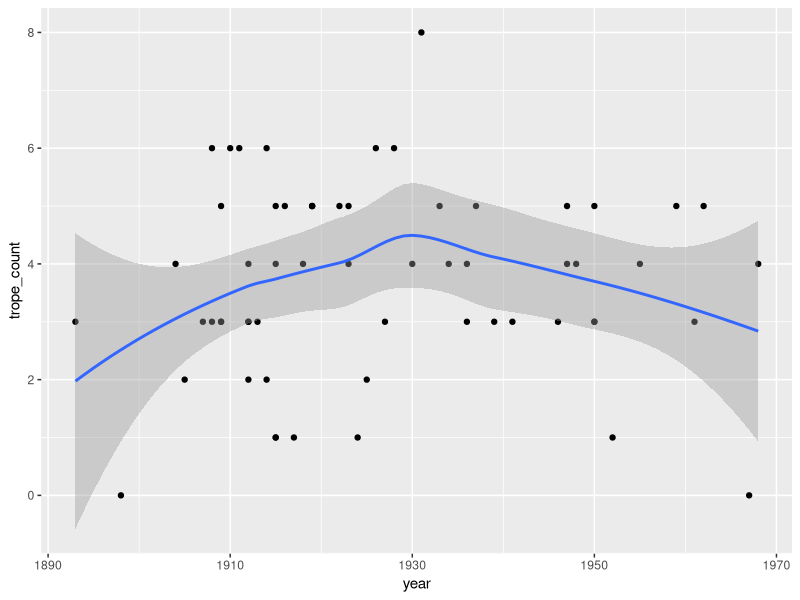
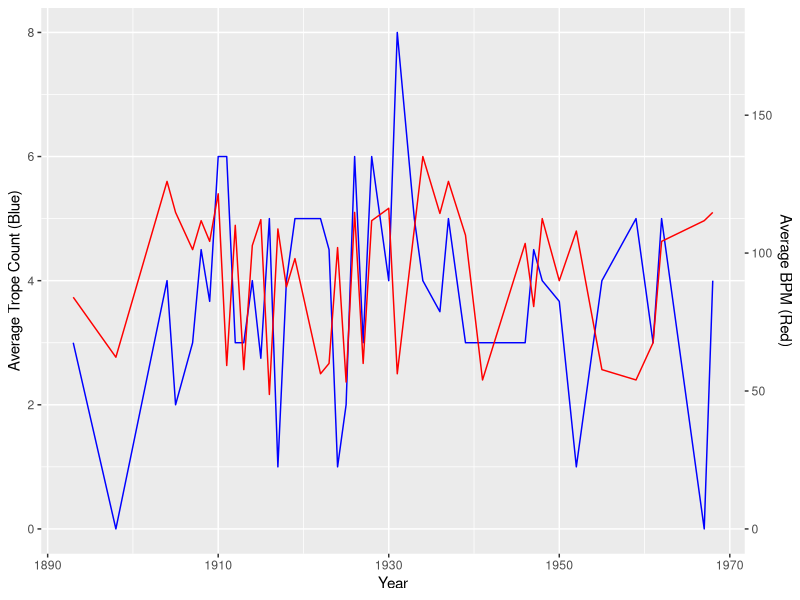
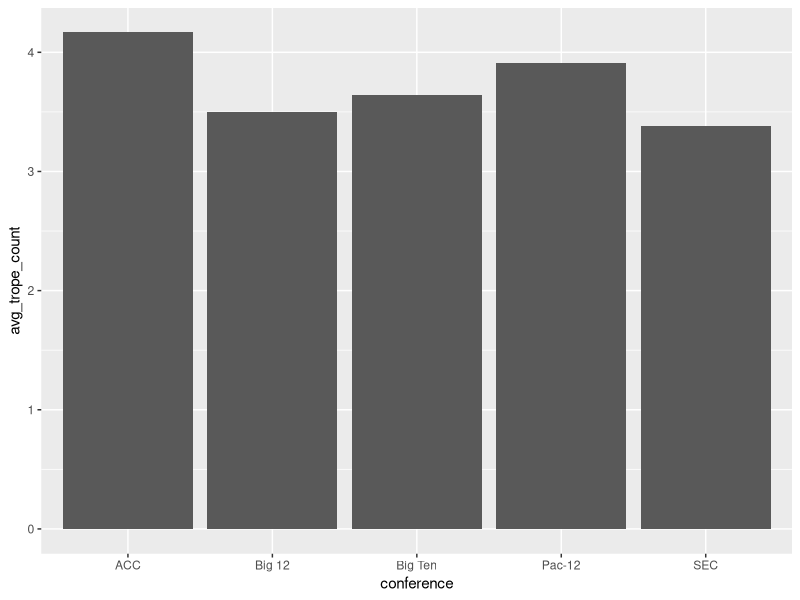
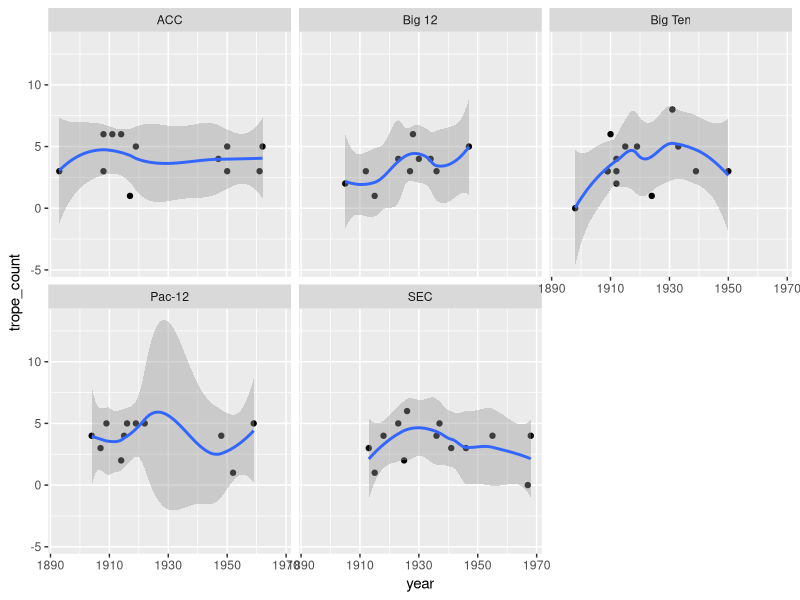
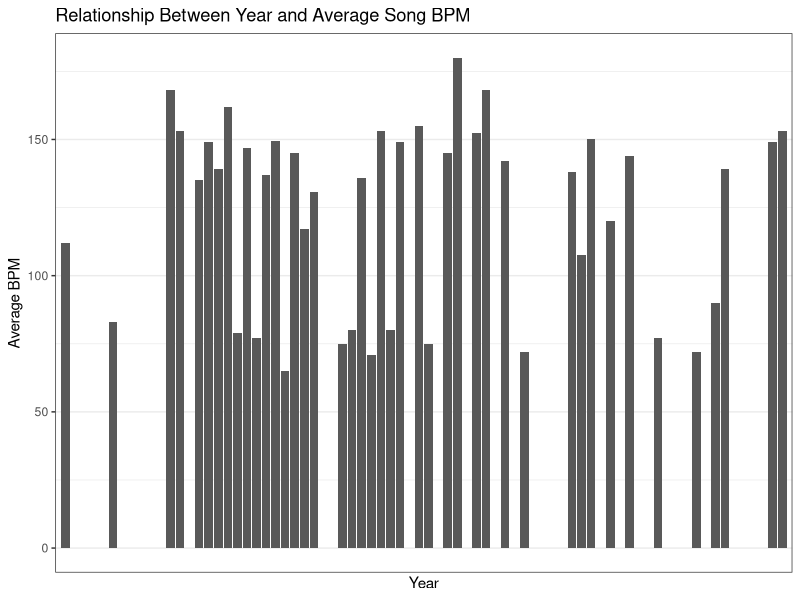

Here is the R script that generated these plots, in order:
## ---- chunk 1
library(tidyverse)
## ---- chunk 2
fight_songs <- read.csv("fight-songs.csv")
fight_songs$conference[1] <- "ACC"
fight_songs <- fight_songs %>%
  filter(year != "Unknown") %>%
  mutate(year = as.numeric(year))
glimpse(fight_songs)
## ---- chunk 3
ggplot(data = fight_songs, mapping = aes(x = year, y = trope_count)) + geom_point() + geom_smooth()
## ---- chunk 4
mod_fight_songs <- fight_songs %>%
  group_by(year) %>%
  summarize(avg_trope_count = mean(trope_count),
            avg_bpm = mean(bpm))
ggplot(data = mod_fight_songs, mapping = aes(x = year)) + geom_line(aes(y = avg_trope_count), color = "blue") + geom_line(aes(y = avg_bpm / 30), color = "red") + scale_y_continuous(name = "Average Trope Count (Blue)", sec.axis = sec_axis(trans=~.*22.5, name = "Average BPM (Red)")) + labs(x = "Year")
## ---- chunk 5
trope_count_by_conf <- fight_songs %>%
  group_by(conference) %>%
  summarize(avg_trope_count = mean(trope_count))
ggplot(data = trope_count_by_conf, mapping = aes(x = conference, y = avg_trope_count)) + geom_col()
## ---- chunk 6
ggplot(data = fight_songs, mapping = aes(x = year, y = trope_count)) + geom_point() + geom_smooth() + facet_wrap(.~conference)
## ---- chunk 7
bpm_songs <- fight_songs %>%
  group_by(year) %>%
  summarize(avg_bpm = mean(bpm))
bpm_songs %>% 
  ggplot() +
  scale_x_discrete(guide = guide_axis(n.dodge=4)) +
  geom_col(mapping = aes(x = year, y = avg_bpm)) +
  labs(title = "Relationship Between Year and Average Song BPM", 
       x = "Year", y = "Average BPM") +
  theme_bw()
